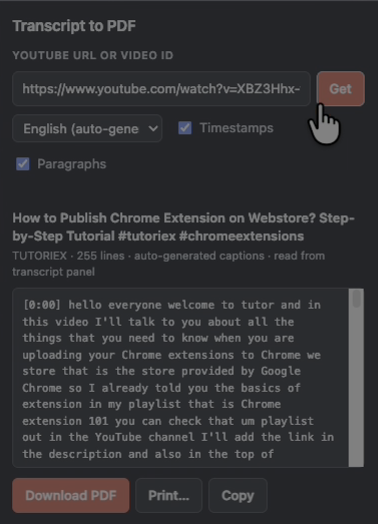
#> input picture store-assets/raw-popup-live.png, 378 x 524 px; its folder holds 4 pictures in this run
$ python compose-store-screenshots.py
#> lines starting #> are read from the running program, lines starting #| are printed output that depends on the picture; after the words box and inside, x2 and y2 are one past the last pixel; in counts of white or black regions, pixels touching at a corner belong together
#> in flatten, returned value is the input picture: PIL image 378x524 RGB; mean R, G, B 48.8, 49, 51.6
#!/usr/bin/env python3
"""Compose the Chrome Web Store graphics from the captured harness renders.

Takes the raw captures produced by ``scripts/build-store-assets.mjs`` plus a
browser screenshot pass, and lays them out on the 1280x800 canvas the store
expects, along with the 440x280 small promo tile.

Inputs (in ``store-assets/``):
    raw-popup-live.png  optional hand-taken capture of the running popup;
                        used for screenshot 1 when present
    raw-popup.jpg    full-viewport capture of harness-popup.html
    raw-viewer.jpg   full-viewport capture of harness-viewer.html
    raw-pdf.png      page 1 of sample-transcript.pdf, rendered by ``sips``

Outputs (in ``store-assets/``):
    screenshot-1-popup.png     1280x800
    screenshot-2-pdf.png       1280x800
    screenshot-3-viewer.png    1280x800
    promo-tile-small.png       440x280

Usage:
    python3 scripts/compose-store-screenshots.py
"""

from __future__ import annotations

import pathlib
import sys

from PIL import Image, ImageDraw, ImageFilter, ImageFont

ROOT = pathlib.Path(__file__).resolve().parent.parent
ASSETS = ROOT / "store-assets"

CANVAS = (1280, 800)
TILE = (440, 280)

INK = (16, 21, 27)
MUTED = (92, 103, 115)
ACCENT = (200, 32, 42)
BACKDROP = (243, 245, 247)
CARD_EDGE = (223, 227, 232)

BOLD_FONT = "/System/Library/Fonts/Supplemental/Arial Bold.ttf"
REGULAR_FONT = "/System/Library/Fonts/Supplemental/Arial.ttf"

# The browser captures a 2824 CSS-pixel viewport into a 1568-pixel image, so
# every CSS measurement taken from the page scales by this factor.
CAPTURE_SCALE = 1568 / 2824


def font(path: str, size: int) -> ImageFont.FreeTypeFont:
    """Loads a TrueType font, falling back to Pillow's default."""
    try:
        return ImageFont.truetype(path, size)
    except OSError:
        return ImageFont.load_default()


def css_box(x: float, y: float, width: float, height: float) -> tuple[int, int, int, int]:
    """Converts a CSS-pixel rectangle into a crop box in capture coordinates."""
    left = round(x * CAPTURE_SCALE)
    top = round(y * CAPTURE_SCALE)
    return left, top, left + round(width * CAPTURE_SCALE), top + round(height * CAPTURE_SCALE)


def rounded(image: Image.Image, radius: int) -> Image.Image:
    """Applies rounded corners, returning an RGBA image."""
    image = image.convert("RGBA")
    mask = Image.new("L", image.size, 0)
    ImageDraw.Draw(mask).rounded_rectangle([(0, 0), (image.width - 1, image.height - 1)],
                                           radius=radius, fill=255)
    image.putalpha(mask)
    return image


def paste_card(canvas: Image.Image, art: Image.Image, position: tuple[int, int],
               radius: int = 14) -> None:
    """Pastes an image as a rounded card with a soft drop shadow and a hairline edge."""
    card = rounded(art, radius)

    shadow = Image.new("RGBA", (card.width + 80, card.height + 80), (0, 0, 0, 0))
    ImageDraw.Draw(shadow).rounded_rectangle(
        [(40, 46), (40 + card.width, 46 + card.height)], radius=radius, fill=(16, 21, 27, 60)
    )
    shadow = shadow.filter(ImageFilter.GaussianBlur(16))
    canvas.alpha_composite(shadow, (position[0] - 40, position[1] - 40))
    canvas.alpha_composite(card, position)

    ImageDraw.Draw(canvas).rounded_rectangle(
        [position, (position[0] + card.width - 1, position[1] + card.height - 1)],
        radius=radius, outline=CARD_EDGE + (255,), width=1,
    )


def wrap(draw: ImageDraw.ImageDraw, text: str, face: ImageFont.FreeTypeFont,
         max_width: int) -> list[str]:
    """Greedy word wrap against a measured font."""
    lines: list[str] = []
    line = ""
    for word in text.split():
        candidate = f"{line} {word}".strip()
        if draw.textlength(candidate, font=face) <= max_width:
            line = candidate
        else:
            if line:
                lines.append(line)
            line = word
    if line:
        lines.append(line)
    return lines


def new_canvas() -> Image.Image:
    """A store-sized canvas with the accent rule along the top."""
    canvas = Image.new("RGBA", CANVAS, BACKDROP + (255,))
    ImageDraw.Draw(canvas).rectangle([(0, 0), (CANVAS[0], 6)], fill=ACCENT + (255,))
    return canvas


def draw_copy(canvas: Image.Image, heading: str, body: str, box: tuple[int, int, int]) -> None:
    """Draws a heading and wrapped body copy inside a left-hand column."""
#> called with heading = 'Any YouTube URL, one PDF', box = (80, 150, 520)
    x, y, width = box
    draw = ImageDraw.Draw(canvas)

    head_face = font(BOLD_FONT, 46)
    body_face = font(REGULAR_FONT, 23)

    for line in wrap(draw, heading, head_face, width):
#> in wrap, `line = ""`: line = ''
        draw.text((x, y), line, font=head_face, fill=INK)
        y += 58
#> this loop made 2 passes
#> after the loop, y = 266

    y += 18
#> y = 284
    for line in wrap(draw, body, body_face, width):
        draw.text((x, y), line, font=body_face, fill=MUTED)
        y += 34
#> this loop made 4 passes
#> (line, y) on passes 2 to 4: ('already on. Pick the caption language,', 352), ('choose timestamps and paragraphs, and', 386), ('export.', 420)
#> y on pass 1: 318
#> after the loop, y = 420


def scaled(image: Image.Image, height: int) -> Image.Image:
    """Resizes to a target height, preserving aspect ratio."""
#> called with height = 664
    ratio = height / image.height
#> ratio = 1.27
    return image.resize((max(1, round(image.width * ratio)), height), Image.LANCZOS)
#> returned value: PIL image 479x664 RGB


def require(name: str) -> Image.Image:
    """Opens a required input, failing with a usable message."""
    path = ASSETS / name
    if not path.exists():
        sys.exit(f"Missing {path.relative_to(ROOT)} — capture it before composing.")
    return Image.open(path)


def flatten(image: Image.Image) -> Image.Image:
    """Composites any transparency onto white.

    `sips` renders a PDF page as RGBA with a transparent background, and a plain
    RGB conversion drops that onto black — producing a black page with barely
    visible text rather than a document.
    """
    if image.mode not in ("RGBA", "LA", "P"):
        return image.convert("RGB")

    image = image.convert("RGBA")
    white = Image.new("RGBA", image.size, (255, 255, 255, 255))
    return Image.alpha_composite(white, image).convert("RGB")


def build_popup_shot() -> None:
    """Screenshot 1: the popup, mid-export.

    Prefers a capture of the running extension when one is available. Browser
    automation cannot reach `chrome-extension://` URLs, so that capture has to
    be taken by hand and dropped in as `raw-popup-live.png`; without it, the
    harness render stands in.
    """
    live = ASSETS / "raw-popup-live.png"
    if live.exists():
        art = flatten(Image.open(live))
    else:
        # The popup renders at 988x1194 CSS pixels at the zoom used for capture.
        art = require("raw-popup.jpg").crop(css_box(0, 0, 988, 1194))
    canvas = new_canvas()

    draw_copy(
        canvas,
        "Any YouTube URL, one PDF",
        "Paste a link or let it read the tab you are already on. Pick the caption "
        "language, choose timestamps and paragraphs, and export.",
        (80, 150, 520),
    )
    card = scaled(art, 664)
    paste_card(canvas, card, (CANVAS[0] - card.width - 90, 68))
#> in rounded, `mask = Image.new("L", image.size, 0)`: mask: PIL image 479x664 L; every value is 0
#> in rounded, `ImageDraw.Draw(mask).rounded_rectangle([(0, 0), (image.width - 1, imag..`:
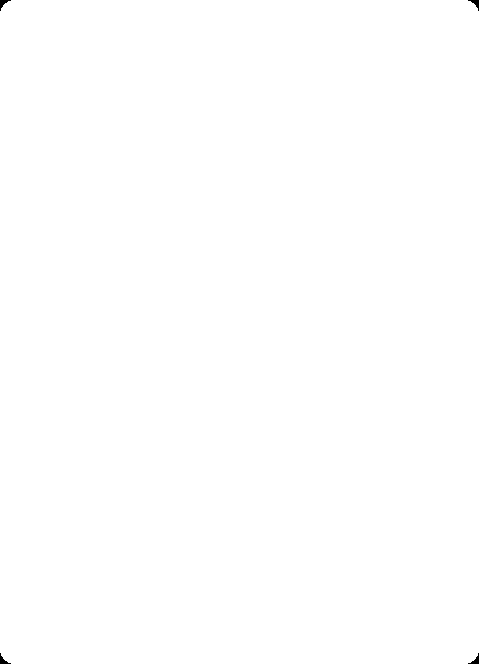
#> mask: PIL image 479x664 L; 99.9% white; 4 black regions, box (x1, y1, x2, y2) and area: (0, 0, 11, 11) 46, (468, 0, 479, 11) 46, (0, 653, 11, 664) 46, (468, 653, 479, 664) 46
#> in paste_card, `shadow = Image.new("RGBA", (card.width + 80, card.height + 80), (0, 0,..`: shadow: PIL image 559x744 RGBA; every value is 0
    canvas.convert("RGB").save(ASSETS / "screenshot-1-popup.png")
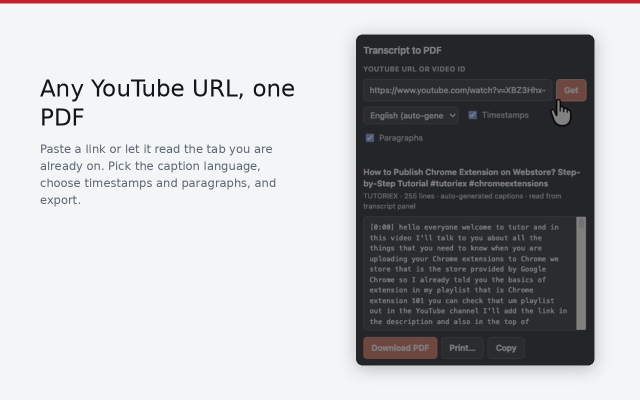
#> saved as screenshot-1-popup.png: PIL image 1280x800 RGB (shown at 1/2 size); mean R, G, B 179.6, 179.7, 182


def build_pdf_shot() -> None:
    """Screenshot 2: the exported document."""
    art = flatten(require("raw-pdf.png"))
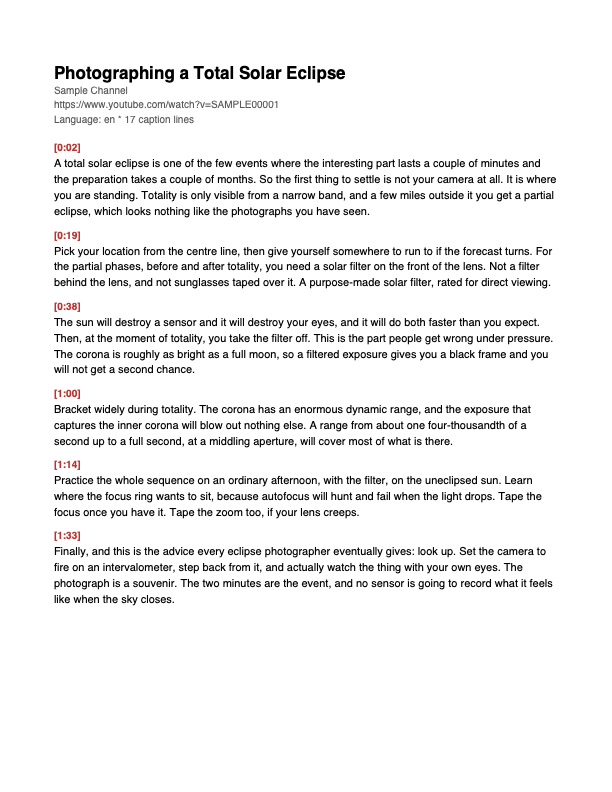
#> input picture store-assets/raw-pdf.png, 612 x 792 px
#> in require, returned value is the input picture: PIL image 612x792 RGBA; mean R, G, B, A 0.8, 0.5, 0.5, 14
#> in flatten (call 2), `white = Image.new("RGBA", image.size, (255, 255, 255, 255))`: white: PIL image 612x792 RGBA; every value is 255
    canvas = new_canvas()

    draw_copy(
        canvas,
        "A real PDF, written locally",
        "No server and no upload. The file is generated in your browser and saved "
        "straight to your downloads, with timestamps and readable paragraphs.",
        (80, 150, 520),
    )
#> the loop in draw_copy (call 2), `for line in wrap(draw, heading, head_face, width):` made 2 passes
#> the loop in draw_copy (call 2), `for line in wrap(draw, body, body_face, width):` made 4 passes
    paste_card(canvas, scaled(art, 672), (690, 64), radius=6)
#> in rounded (call 2), `mask = Image.new("L", image.size, 0)`: mask: PIL image 519x672 L; every value is 0
#> in rounded (call 2), `ImageDraw.Draw(mask).rounded_rectangle([(0, 0), (image.width - 1, imag..`: mask: PIL image 519x672 L; 100% white; 4 black regions (4 under 20 px)
#> in paste_card (call 2), `shadow = Image.new("RGBA", (card.width + 80, card.height + 80), (0, 0,..`: shadow: PIL image 599x752 RGBA; every value is 0
    canvas.convert("RGB").save(ASSETS / "screenshot-2-pdf.png")


def build_viewer_shot() -> None:
    """Screenshot 3: the print path."""
    # Crop to the rendered document itself. The toolbar is excluded: it sits
    # flush against the viewport edge, so any crop that includes part of it
    # slices the button in half.
    art = require("raw-viewer.jpg").crop(css_box(668, 132, 1474, 1106))
#> call 2 of require, with name = 'raw-viewer.jpg'
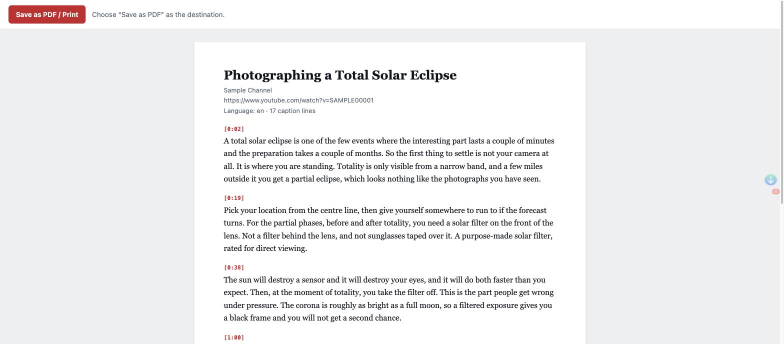
#> input picture store-assets/raw-viewer.jpg, 1568 x 687 px (shown at 1/2 size)
#> in require, returned value is the input picture: PIL image 1568x687 RGB; mean R, G, B 239.8, 239.6, 240.7
#> in css_box, `left = round(x * CAPTURE_SCALE)`: left = 371
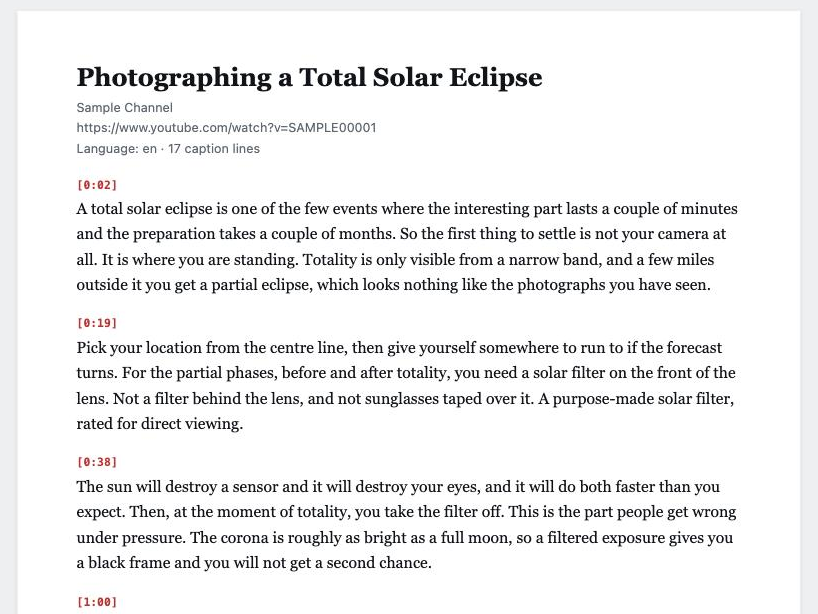
#> art: PIL image 818x614 RGB; mean R, G, B 240, 240, 240.3
    canvas = new_canvas()

    draw = ImageDraw.Draw(canvas)
    head_face = font(BOLD_FONT, 44)
    body_face = font(REGULAR_FONT, 23)

    draw.text((80, 60), "Every language, via Print", font=head_face, fill=INK)
    for index, line in enumerate(
        wrap(draw,
             "Japanese, Russian, Arabic and anything else the built-in writer cannot "
             "encode render through Chrome instead. Same transcript, same formatting.",
             body_face, 1120)
    ):
        draw.text((80, 126 + index * 34), line, font=body_face, fill=MUTED)
#> this loop made 2 passes

    art = scaled(art, 548)
    paste_card(canvas, art, ((CANVAS[0] - art.width) // 2, 226))
#> call 3 of paste_card, with position = (275, 226), radius = 14
#> in rounded (call 3), `mask = Image.new("L", image.size, 0)`: mask: PIL image 730x548 L; every value is 0
#> in rounded (call 3), `ImageDraw.Draw(mask).rounded_rectangle([(0, 0), (image.width - 1, imag..`: mask: PIL image 730x548 L; 100% white; 4 black regions, box (x1, y1, x2, y2) and area: (0, 0, 11, 11) 46, (719, 0, 730, 11) 46, (0, 537, 11, 548) 46, (719, 537, 730, 548) 46
#> in paste_card (call 3), `shadow = Image.new("RGBA", (card.width + 80, card.height + 80), (0, 0,..`: shadow: PIL image 810x628 RGBA; every value is 0
#> in paste_card (call 3), `shadow = shadow.filter(ImageFilter.GaussianBlur(16))`:
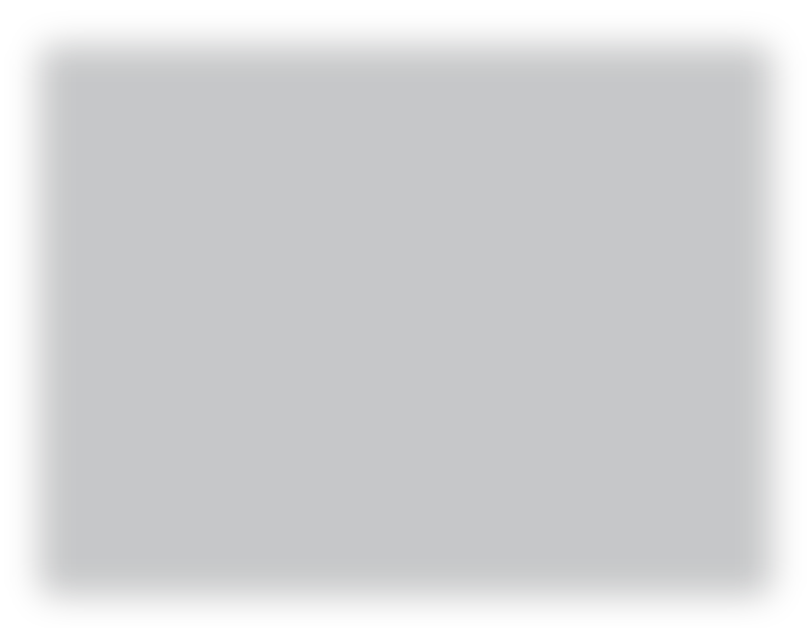
#> shadow: PIL image 810x628 RGBA; mean R, G, B, A 12.6, 16.6, 21.3, 47.3; transparent parts drawn white
#> in paste_card (call 3), `canvas.alpha_composite(card, position)`:
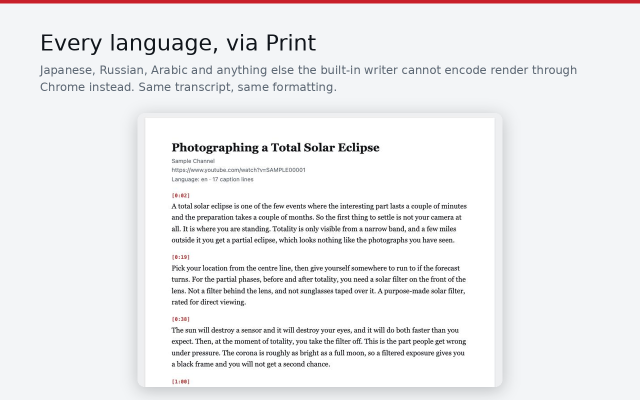
#> canvas: PIL image 1280x800 RGBA (shown at 1/2 size); mean R, G, B, A 238.1, 237.9, 239.4, 255
    canvas.convert("RGB").save(ASSETS / "screenshot-3-viewer.png")


def build_promo_tile() -> None:
    """The 440x280 small promo tile."""
    tile = Image.new("RGBA", TILE, (255, 255, 255, 255))
#> tile: PIL image 440x280 RGBA; every value is 255
    draw = ImageDraw.Draw(tile)
    draw.rectangle([(0, 0), (TILE[0], 5)], fill=ACCENT + (255,))

#> (the run stopped early here; a loop or call above may not have finished)
